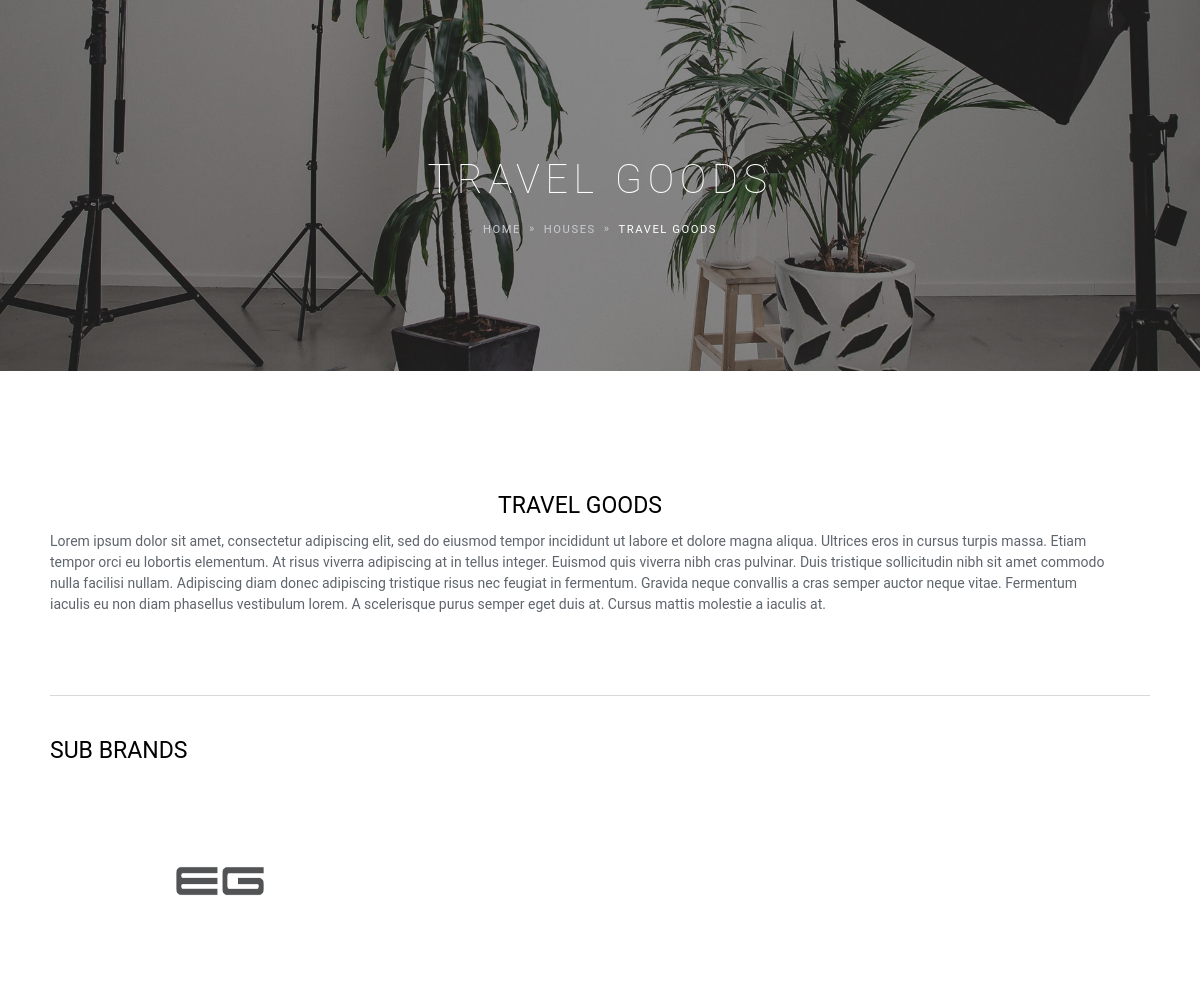
The app's page /houses/travel-goods with its own data.
### houses/models.py (models this page shows, shortened)
class Houses(models.Model):
    title = models.CharField(max_length=300)
    slug = models.SlugField(max_length=200, unique=True)
    position = models.IntegerField(null=True)
    image = models.ImageField(upload_to='houses')
    banner = models.ImageField(upload_to="houses/banner", null=True)
    description = HTMLField()
    keywords = models.CharField(max_length=300, null=True)
    seo_description = models.TextField(null=True)

### brands/models.py (models this page shows, shortened)
class Brands(models.Model):
    STATUS_CHOICES = (
        ('d', 'Draft'),
        ('p', 'Publish')
    )
    title = models.CharField(max_length=300)
    slug = models.SlugField(max_length=200, unique=True)
    tags = models.ManyToManyField(Tags, related_name='brands', blank=True)
    description = HTMLField()
    founded = models.DateTimeField(default=timezone.now)
    line = models.ManyToManyField(Houses, related_name='brands')
    website = models.CharField(max_length=300,blank=True,null=True)
    address = models.CharField(max_length=500,blank=True,null=True)
    image = models.ImageField(upload_to='brands')
    thumbnail = models.ImageField(upload_to='brands/thumbnail', null=True)
    banner = models.ImageField(upload_to="brands/banner", null=True)
    created = models.DateTimeField(auto_now_add=True)
    updated = models.DateTimeField(auto_now=True)
    status = models.CharField(max_length=1, choices=STATUS_CHOICES)
    keywords = models.CharField(max_length=300, null=True)
    seo_description = models.TextField(null=True)

### houses/views.py (the view)
# urls.py: path('houses/<slug:slug>', views.HousesDetailView.as_view(), name="detail_view"),
class HousesDetailView(DetailView):
    model = models.Houses
    context_object_name = 'house'
    queryset = models.Houses.objects.all()
    template_name = 'houses_detail.html'
    def get_context_data(self, **kwargs):
        context = super().get_context_data(**kwargs)
        context['brands'] = Brands.objects.filter(line=self.object)
        return context

### houses/templates/houses_detail.html (shortened to what this page needs)
{% extends 'base/main_base.html' %}
{% load thumbnail %}
{% load static %}
{% block content %}
<section class="text-center overflow-hidden py-0" data-zanim-timeline="{}" data-zanim-trigger="scroll">
    <div class="bg-holder overlay  parallax" style="background-image:url({{ house.banner.url }});">
    </div>
    <div class="container-fluid">
        <div class="header-overlay"></div>
        <div class="position-relative pt-10 pb-8">
        <div class="header-text">
            <div class="overflow-hidden">
            <h1 class="display-3 fs-5 text-white fw-lighter ls-2" data-zanim-xs='{"duration":2,"delay":0}'>{{ house.title }}</h1>
            </div>
            <div class="overflow-hidden">
            <div class="d-flex justify-content-center" data-zanim-xs='{"duration":2,"delay":0.1}'>
                <nav aria-label="breadcrumb">
                <ol class="breadcrumb text-uppercase ls-2">
                    <li class="breadcrumb-item"><a class="text-400 hover-color-white" href="{% url "page:home" %}">Home</a></li>
                    <li class="breadcrumb-item"><a class="text-400 hover-color-white" href="{% url "houses:list_view" %}">Houses</a></li>
                    <li class="breadcrumb-item active" aria-current="page">{{ house.title }}</li>
                </ol>
                </nav>
            </div>
            </div>
        </div>
        </div>
    </div>
</section>
<section>
<div class="container">
    <div class="row">
        <div class="col-lg pe-lg-5 mb-4 mb-lg-0 position-relative">
        <h4 class="fw-normal d-flex justify-content-center font-base">{{ house.title }}</h4>
        {{ house.description|safe }}
    </div>
    </div>
    {% if brands %}
    <div class="row">
        <div class="col-12">
            <hr class="mt-5 mb-4" />
            <h4 class="fw-normal mb-3">Sub Brands</h4>
        </div>
        {% for brand in brands %}
        <div class="col-12 col-sm-6 col-lg-4 thumbnail-grid-item">
            <a href="{% url "brands:detail_view" brand.slug %}">
                <img class="w-100 rounded img-fluid" src="{{ brand.thumbnail.url }}" alt="{{ brand.title }}">
            </a>
        </div>
        {% endfor %}
    </div>
    {% endif %}
</div>
</section>
{% endblock content %}

### records on screen
Houses: banner (picture), title "TRAVEL GOODS", description "Lorem ipsum dolor sit amet, consectetur adipiscing elit, sed do eiusmod tempor incididunt ut labore et dolore magna aliqua. Ultrices eros in cursus turpis massa. Etiam tempor orci eu lobortis elementum. At risus viverra adipiscing at in tellus integer. Euismod quis viverra nibh cras pulvinar. Duis tristique sollicitudin nibh sit amet commodo nulla facilisi nullam. Adipiscing diam donec adipiscing tristique risus nec feugiat in fermentum. Gravida neque convallis a cras semper auctor neque vitae. Fermentum iaculis eu non diam phasellus vestibulum lorem. A scelerisque purus semper eget duis at. Cursus mattis molestie a iaculis at."
Brands: thumbnail (picture)
